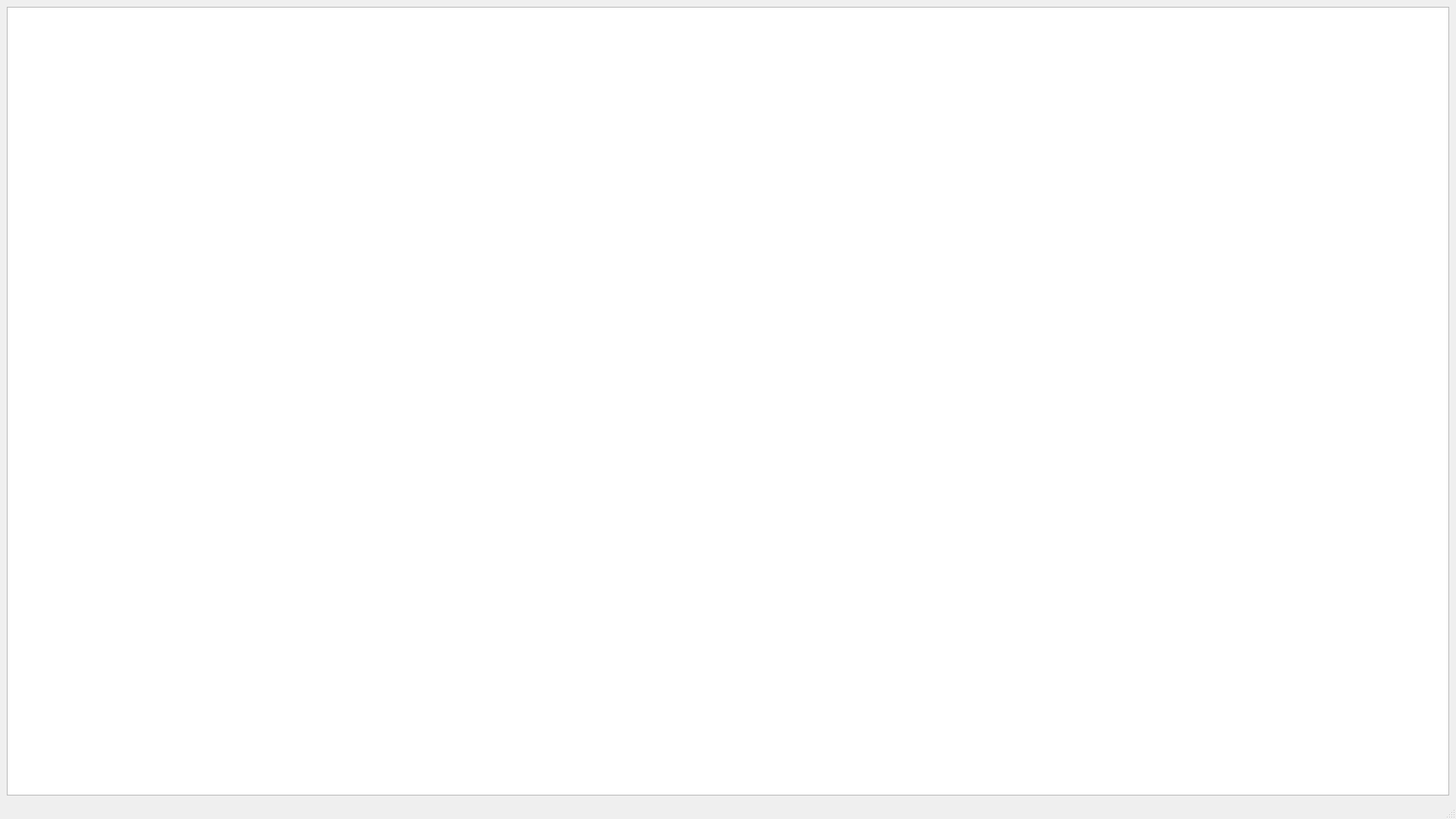
<?xml version="1.0" encoding="UTF-8"?>
<ui version="4.0">
 <class>MainWindow</class>
 <widget class="QMainWindow" name="MainWindow">
  <property name="geometry">
   <rect>
    <x>0</x>
    <y>0</y>
    <width>1920</width>
    <height>1080</height>
   </rect>
  </property>
  <property name="minimumSize">
   <size>
    <width>1920</width>
    <height>1080</height>
   </size>
  </property>
  <property name="maximumSize">
   <size>
    <width>1920</width>
    <height>1080</height>
   </size>
  </property>
  <property name="windowTitle">
   <string>MainWindow</string>
  </property>
  <widget class="QWidget" name="centralwidget">
   <layout class="QGridLayout" name="gridLayout">
    <item row="0" column="0">
     <widget class="QGraphicsView" name="graphicsView"/>
    </item>
   </layout>
  </widget>
  <widget class="QMenuBar" name="menubar">
   <property name="geometry">
    <rect>
     <x>0</x>
     <y>0</y>
     <width>1920</width>
     <height>22</height>
    </rect>
   </property>
  </widget>
  <widget class="QStatusBar" name="statusbar"/>
 </widget>
 <resources/>
 <connections/>
</ui>
